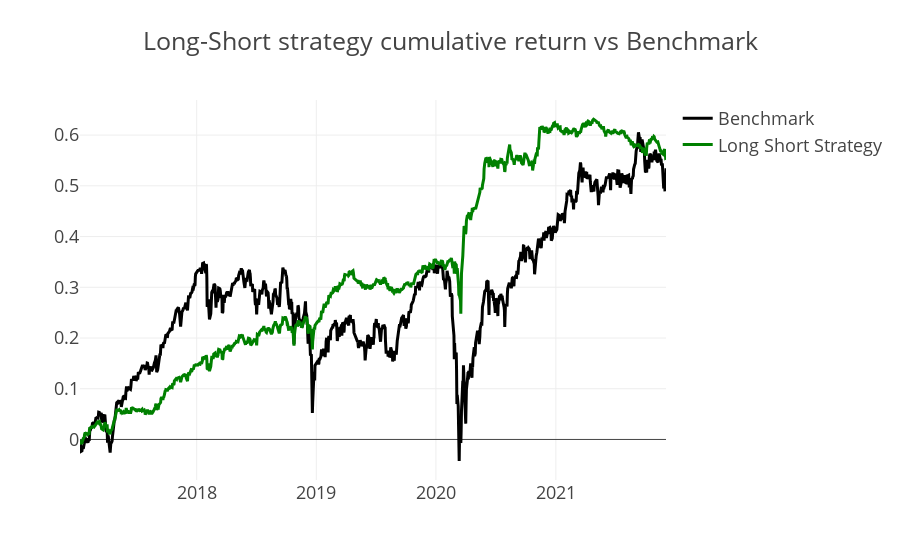

The code cell stored with this chart in its notebook:
### Code cell
dividends = pd.pivot(stocks, index='Date', values = 'ExpectedDividend', columns='SecuritiesCode')
dvs = dividends.fillna(0)
train2 = train.copy()
subdvds = dvs.loc[train2.index]
train2[subdvds!=0] = train2[subdvds.shift(-1)!=0]+0.5

X = np.argsort(np.argsort(train2))
y = targets.loc[X.index]

# benchmark, averaging all securities for a given day
bm = y.mean(axis=1)

# return of our strategy
r = calc_return(X,y)

fig = go.Figure()
fig.add_trace(
    go.Scatter(
        x = bm.index,
        y = bm.cumsum().values,
        name = "Benchmark",
        marker = {"color":"black"}
    )
)

fig.add_trace(
    go.Scatter(
        x = r.index,
        y = r.cumsum().values,
        name = "Long Short Strategy",
        marker = {"color":"green"}
    )
)

fig.update_layout(template="presentation", title = "Long-Short strategy cumulative return vs Benchmark")

### Figure 1 — Plotly figure (JSON) as saved in the notebook; plotly's stock layout.template omitted (floating-point values rounded to 4 significant figures; data arrays with more than 128 entries replaced by an {"elided": "..."} marker saying what was removed)
{"data": [{"marker": {"color": "black"}, "name": "Benchmark", "type": "scatter", "x": {"elided": "1199 str values"}, "y": {"elided": "1199 float values"}}, {"marker": {"color": "green"}, "name": "Long Short Strategy", "type": "scatter", "x": {"elided": "1199 str values"}, "y": {"elided": "1199 float values"}}], "layout": {"title": {"text": "Long-Short strategy cumulative return vs Benchmark"}}}
